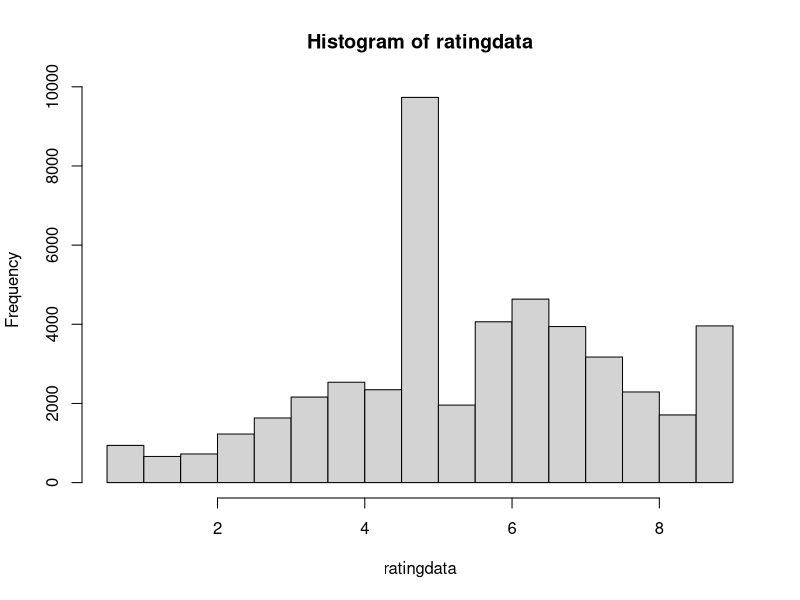

This figure's R source: (Note: this script raises an error after producing the figure.)
############################################################################
## Joint Modeling Oracle Reliability and Regularity in
## Large-scale Crowdsourced Affective Data
## Jianbo Ye <jxy198 at ist.psu.edu>

############################################################################
library("Matrix")
library("pracma")

## create hyperedge I_{i,j}^{(k)} within an image k
## from continous 1D dimension data
agreement_hyperedge = function (vals, cutoff = 2.0) {
  l = length(vals);
  if (l==1) return (0.);
  sqrdiff = matrix(vals*vals, l, l) + 
    matrix(vals*vals, l, l, byrow = T) - 
    2* vals %*% t(vals);
  agreemat = (sqrdiff <= cutoff*cutoff);
  diag(agreemat) = 0;
  return (agreemat);
}

crossagreement = function (vals0, vals1, trusts, cutoff=2.0) {
  l0=length(vals0);
  l1=length(vals1);
  stopifnot(length(trusts) == l1);
  if (min(l0,l1)==1) return (0.);
  sqrdiff = matrix(vals0 * vals0, l0, l1) +
            matrix(vals1 * vals1, l0, l1, byrow = T) -
            2* vals0 %*% t(vals1);
  return(((sqrdiff <= cutoff*cutoff) %*% trusts) / sum(trusts));
}

## read csv data
emodata = read.csv("filter_four.csv", 
                   header=FALSE, 
                   col.names = c("pid", "uid", "valence", "arousal", "dominance", "likeness"));
## set property of interests
ratingdata=emodata$valence;

## set the minimal score difference
ticks=0.5;

## set the minimal score
lowestbreak=0.5;

## set the maximal score
highestbreak=9;

## quantize data into histograms
histcount = hist(ratingdata, breaks=seq(lowestbreak,highestbreak,ticks));

## set number of ratings
n=length(ratingdata);

## set percentiles at each score
histcum=cumsum(c(0, histcount$counts));

## set the cutoff agreement threshold
cutoff=nrow(emodata)/5.;

## set image_count and user_count
M = max(emodata$pid);
N = max(emodata$uid);

## create raw sparse matrix data
sdata = sparseMatrix(i=emodata$pid, j=emodata$uid, x=ratingdata, 
                     dims=c(M,N));

computetrusts = function (usr_trusts, sdata) {
  ## create agreement matrix
  agreedata = sdata;
  img_trusts = as.vector((sdata != 0) %*% usr_trusts);
  rcnt = colSums(sdata != 0);
  randrate=(histcum[1:(length(histcum)-1)] + histcum[2:length(histcum)])/cutoff;
  comlist=c();
  for (i in 1:nrow(sdata)) {
    rawdata=sdata[i,,drop=TRUE];
    if (nnzero(rawdata) > 0) {
      uid=which(rawdata!=0);
      idx=(rawdata[uid]-lowestbreak)/ticks;
      withinrate=(histcum[idx]+histcum[idx+1])/cutoff;
      I=agreement_hyperedge(withinrate);
      rawdata=(I %*% usr_trusts[uid]) / colSums(I);
      comlist=c(comlist, 
                sum(crossagreement(randrate, withinrate, usr_trusts[uid]) * histcount$counts) /
                sum(histcount$counts));
      agreedata[i, uid] = rawdata;
    }
  }
  #usrprof=colSums(sdata)/rcnt;
  usrprof=as.vector((img_trusts %*% agreedata) / (img_trusts %*% (sdata != 0)));
  #randtrust = mean(comlist)
  randtrust = sum(comlist * img_trusts[which(img_trusts>0)]) / sum(img_trusts);
  return(list("usr" = usrprof, "rand" = randtrust))
}



create_agreement_hypergraph = function (sparse_ordinal_data, cutoff) {
  n = sum(rowSums(sdata != 0) > 0);
  I = list(n);
  U = list(n);
  incr=0;
  for (i in 1:nrow(sdata)) {
    rawdata=sdata[i,,drop=TRUE];
    if (nnzero(rawdata) > 0) {
      incr = incr+1;
      uid=which(rawdata!=0);
      idx=(rawdata[uid]-lowestbreak)/ticks;
      withinrate=(histcum[idx]+histcum[idx+1])/cutoff;
      I[[incr]]=agreement_hyperedge(withinrate);
      U[[incr]]=uid;
    }
  }
  return(list("I" =I, "U" =U));
}

hypergraph = create_agreement_hypergraph(sdata, cutoff);

## EM-like algorithm
simpleEM = function () {
  result=computetrusts(rep(1,N), sdata);
  for (iter in 1:10) {
    result_new=computetrusts(result$usr, sdata);
    change=abs(result$usr - result_new$usr);
    print(sum(change[which(change > 0)]));
    result = result_new;
  }
  return(result)
}

# result=simpleEM();

## draw trustability population
plotdata = function (res) {
  usrprof=res$usr;
  randtrust=res$rand;

  plot(density(usrprof[which(usrprof>0)], adjust=2), xlim=c(0,1),col='blue',
      main = "Density of Trustabilities between Random and Human",
      xlab = "Trustability");
  abline(v=randtrust, col = "blue", lwd = 2);
}

plotdata(result);

## calculate most trustable images
imgtrusts=as.vector((sdata != 0) %*% result$usr);
labeled=which(imgtrusts > 0);
avgscores=as.vector(sdata %*% result$usr) / as.vector((sdata != 0) %*% result$usr);
#avgscores=as.vector(rowSums(sdata)) / as.vector(rowSums(sdata != 0));
plot(density(imgtrusts[labeled], adjust = 1, na.rm = TRUE), xlab = "Cum. Trustability", main = "Image Trustabilities")
abline(v=result$rand * 4, col = "blue", lwd = 2);
#plot(density(avgscores[labeled], adjust = 2, na.rm = TRUE))


## plot trustability vs. avg scores
df = data.frame(x=rnorm(length(labeled)),y=rnorm(length(labeled)));
ggplot(df,aes(x=imgtrusts[labeled],y=avgscores[labeled]))+stat_density2d(aes(alpha=..level..), geom="polygon") +xlab("Trustability") +ylab("AvgScore")

## print top img sorted by trustability
sorted = sort.int( (avgscores), decreasing = TRUE , index.return = TRUE)
#write(labeled[sorted$ix[1:1000]], file="arousal_high.txt", ncolumns=1)
sorted = sort.int( (highestbreak+1 - avgscores), decreasing = TRUE , index.return = TRUE)
#write(labeled[sorted$ix[1:1000]], file="arousal_low.txt", ncolumns=1)


